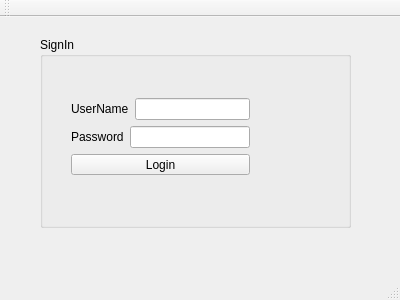
<?xml version="1.0" encoding="UTF-8"?>
<ui version="4.0">
 <class>MainWindow</class>
 <widget class="QMainWindow" name="MainWindow">
  <property name="geometry">
   <rect>
    <x>0</x>
    <y>0</y>
    <width>400</width>
    <height>300</height>
   </rect>
  </property>
  <property name="windowTitle">
   <string>MainWindow</string>
  </property>
  <widget class="QWidget" name="centralWidget">
   <widget class="QGroupBox" name="groupBox">
    <property name="geometry">
     <rect>
      <x>40</x>
      <y>20</y>
      <width>311</width>
      <height>191</height>
     </rect>
    </property>
    <property name="title">
     <string>SignIn</string>
    </property>
    <widget class="QWidget" name="layoutWidget">
     <property name="geometry">
      <rect>
       <x>20</x>
       <y>50</y>
       <width>201</width>
       <height>99</height>
      </rect>
     </property>
     <layout class="QVBoxLayout" name="verticalLayout">
      <item>
       <layout class="QHBoxLayout" name="horizontalLayout">
        <item>
         <widget class="QLabel" name="label">
          <property name="text">
           <string>UserName</string>
          </property>
         </widget>
        </item>
        <item>
         <widget class="QLineEdit" name="lineEdit_username"/>
        </item>
       </layout>
      </item>
      <item>
       <layout class="QHBoxLayout" name="horizontalLayout_2">
        <item>
         <widget class="QLabel" name="label_2">
          <property name="text">
           <string>Password</string>
          </property>
         </widget>
        </item>
        <item>
         <widget class="QLineEdit" name="lineEdit_password"/>
        </item>
       </layout>
      </item>
      <item>
       <widget class="QPushButton" name="pushButton_login">
        <property name="text">
         <string>Login</string>
        </property>
       </widget>
      </item>
     </layout>
    </widget>
   </widget>
  </widget>
  <widget class="QMenuBar" name="menuBar">
   <property name="geometry">
    <rect>
     <x>0</x>
     <y>0</y>
     <width>400</width>
     <height>22</height>
    </rect>
   </property>
  </widget>
  <widget class="QToolBar" name="mainToolBar">
   <attribute name="toolBarArea">
    <enum>TopToolBarArea</enum>
   </attribute>
   <attribute name="toolBarBreak">
    <bool>false</bool>
   </attribute>
  </widget>
  <widget class="QStatusBar" name="statusBar"/>
 </widget>
 <layoutdefault spacing="6" margin="11"/>
 <resources/>
 <connections/>
</ui>
